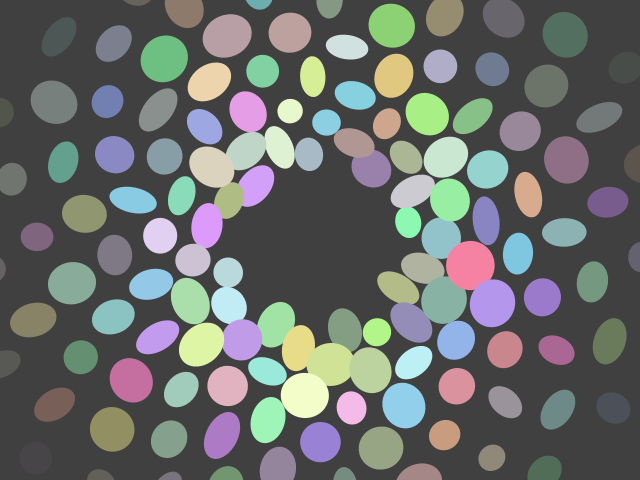
Frame 1 (no input)
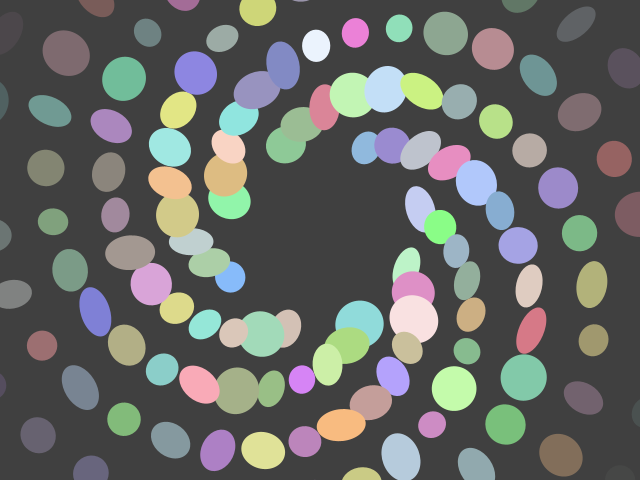
Frame 60 (the mouse pressed at the canvas centre just before this capture)
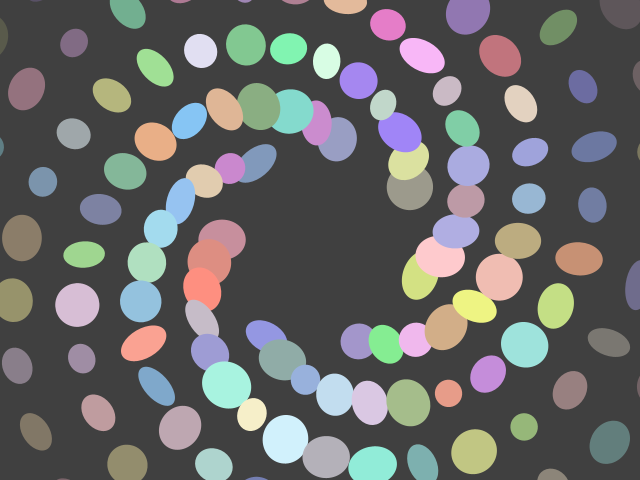
Frame 120 (the mouse held since frame 60 and released just before this capture)

The Processing sketch that drew these frames (run headless with seeded random() and noise(); from frame 60 on, the mouse is pressed at the canvas centre):

// Processing sketch: processing_153151
// ── processing_153151.pde

// Spiral001

// change values here
float rotateAngle = 0.75;
float rotateAngleInc = 0.001;
int xOffset = 45;
float angleInc = 10.85;
float multipler = 2.45;
int circleCount = 200;

void setup()
{
  size(640, 480);
  smooth();
  noStroke();
  frameRate(12);
}

void draw()
{
  background(64);
  int angle = 0;
  translate(width/2, height/2);
  for (float i = 0; i < circleCount; i+=1) 
  {
    rotate(rotateAngle);
    if (i > xOffset) {
      color c1 = color(random(128,255), random(128, 255), random(128, 255), map(i, circleCount/2, circleCount, 255, 0));
      fill(c1);
      ellipse(i*rotateAngle*multipler, 0, sin(radians(angle))+random(25, 50), cos(radians(angle))+random(25, 50));
      angle+=angleInc;
    }
  }
  rotateAngle+=rotateAngleInc;
}
